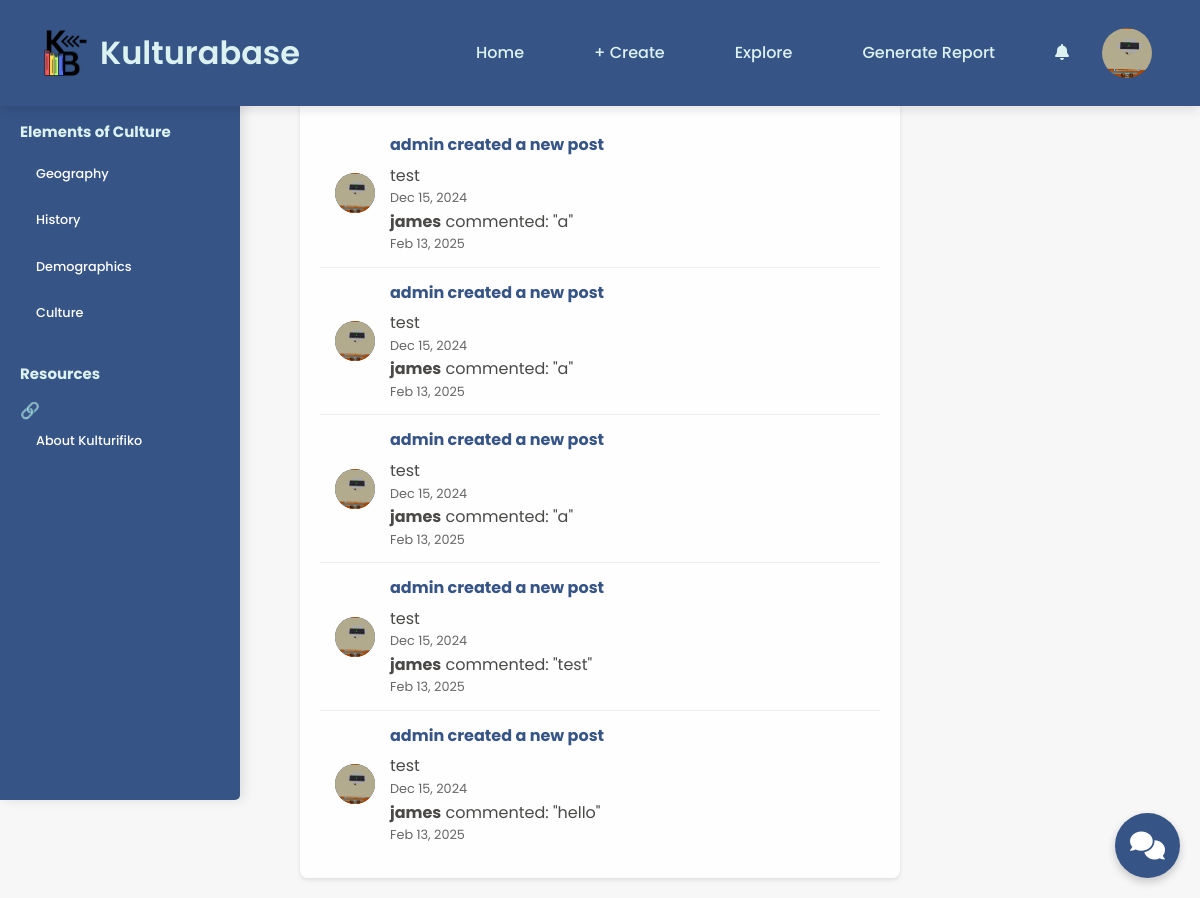
The page /user/notification.php (signed in) on the database its author committed.
### tables this page shows
CREATE TABLE `users` (
  `id` int(11) NOT NULL,
  `email` varchar(255) NOT NULL,
  `username` varchar(255) NOT NULL,
  `password` varchar(255) NOT NULL,
  `full_name` varchar(255) NOT NULL,
  `about` text DEFAULT NULL,
  `location` varchar(255) DEFAULT NULL,
  `birthday` date DEFAULT NULL,
  `website` varchar(255) DEFAULT NULL,
  `skills` text DEFAULT NULL,
  `profile_picture` varchar(255) DEFAULT 'default-avatar.png',
  `isAdmin` tinyint(1) NOT NULL DEFAULT 0
);

CREATE TABLE `comments` (
  `id` int(11) NOT NULL,
  `post_id` int(11) NOT NULL,
  `user_id` int(11) NOT NULL,
  `comment_text` text NOT NULL,
  `created_at` timestamp NOT NULL DEFAULT current_timestamp()
);

CREATE TABLE `posts` (
  `id` int(11) NOT NULL,
  `user_id` int(11) NOT NULL,
  `title` varchar(300) NOT NULL,
  `description` text NOT NULL,
  `file_path` varchar(255) DEFAULT NULL,
  `culture_elements` varchar(255) DEFAULT NULL,
  `learning_styles` varchar(255) DEFAULT NULL,
  `created_at` timestamp NOT NULL DEFAULT current_timestamp()
);

### user/notification.php (the view, shortened to what this page needs)
<?php
require 'db_conn.php';
$isAdmin = $_SESSION['isAdmin'];
?>
<!DOCTYPE html>
<html lang="en">
<head>
    <link rel="stylesheet" href="https://cdnjs.cloudflare.com/ajax/libs/font-awesome/6.0.0-beta3/css/all.min.css">
    <body>
    <?php
    if (isset($_SESSION['isAdmin']) && $_SESSION['isAdmin'] == 1) {
        include 'components/layout/admin/navbar.php';
    } else {
        include 'components/layout/guest/navbar.php';
    }
    ?>
<div class="notification-container">
    <?php
    if ($isAdmin) {
        $query = "SELECT
                    p.title AS post_title,
                    p.created_at AS post_created_at,
                    u.username AS post_creator,
                    u.profile_picture AS user_avatar,
                    c.comment_text,
                    c.created_at AS comment_created_at,
                    c.user_id AS comment_user_id,
                    cu.username AS comment_user,
                    l.created_at AS like_created_at,
                    l.user_id AS like_user_id,
                    lu.username AS like_user
                FROM posts p
                JOIN users u ON p.user_id = u.id
                LEFT JOIN comments c ON p.id = c.post_id
                LEFT JOIN users cu ON c.user_id = cu.id
                LEFT JOIN likes l ON p.id = l.post_id
                LEFT JOIN users lu ON l.user_id = lu.id
                ORDER BY GREATEST(
                    IFNULL(p.created_at, 0),
                    IFNULL(c.created_at, 0),
                    IFNULL(l.created_at, 0)
                ) DESC
                LIMIT 20";
        $stmt = $conn->prepare($query);
    }
    $stmt->execute();
    $result = $stmt->get_result();
    if ($result->num_rows > 0) {
        while ($row = $result->fetch_assoc()) {
            $postTimeAgo = getTimeAgo(strtotime($row['post_created_at']));
            $commentTimeAgo = isset($row['comment_created_at']) ? getTimeAgo(strtotime($row['comment_created_at'])) : null;
            echo '<div class="notification-item">
                    <div class="notification-avatar">';
            if (!empty($row['user_avatar'])) {
                echo '<img src="' . htmlspecialchars($row['user_avatar']) . '" alt="User avatar" style="width: 40px; height: 40px; border-radius: 50%; object-fit: cover;">';
            } else {
                echo htmlspecialchars($row['avatar_letter']);
            }
            echo '</div>
                    <div class="notification-content">';
            echo '<div class="notification-title">
                    ' . htmlspecialchars($row['post_creator']) . ' created a new post
                  </div>
                  <div>' . htmlspecialchars($row['post_title']) . '</div>
                  <div class="notification-time">' . $postTimeAgo . '</div>';
            if (!empty($row['comment_text'])) {
                echo '<div class="notification-comment">
                        <strong>' . htmlspecialchars($row['comment_user']) . '</strong> commented: "' . htmlspecialchars($row['comment_text']) . '"
                      </div>
                      <div class="notification-time">' . $commentTimeAgo . '</div>';
            }
            echo '</div></div>';
        }
    } else {
        echo '<div class="no-notifications">No recent activity</div>';
    }
    function getTimeAgo($timestamp) {
        $time_difference = time() - $timestamp;
        if ($time_difference < 60) {
            return "Just now";
        } elseif ($time_difference < 3600) {
            $minutes = round($time_difference / 60);
            return $minutes . " minute" . ($minutes != 1 ? "s" : "") . " ago";
        } elseif ($time_difference < 86400) {
            $hours = round($time_difference / 3600);
            return $hours . " hour" . ($hours != 1 ? "s" : "") . " ago";
        } elseif ($time_difference < 604800) {
            $days = round($time_difference / 86400);
            return $days . " day" . ($days != 1 ? "s" : "") . " ago";
        } else {
            return date("M j, Y", $timestamp);
        }
    }
    ?>
</div>
<?php include 'components/layout/guest/sidebar.php'; ?>
<?php include 'components/widgets/chat.php'; ?>
</body>
</head>
</html>

### user/components/layout/admin/navbar.php (shortened to what this page needs)
<div class="navbar">
        <div style="display: flex; align-items: center;">
            <img src="assets/logo/logo.png" alt="Kulturifiko Logo">
            <h1>Kulturabase</h1>
        </div>
        <div class="nav-links">
            <a href="home.php" <?php echo basename($_SERVER['PHP_SELF']) == 'home.php' ? 'class="active"' : ''; ?>>Home</a>
            <a href="create-post.php" <?php echo basename($_SERVER['PHP_SELF']) == 'create-post.php' ? 'class="active"' : ''; ?>>+ Create</a>
            <a href="explore.php" <?php echo basename($_SERVER['PHP_SELF']) == 'explore.php' ? 'class="active"' : ''; ?>>Explore</a>
            <a href="generate_report.php" <?php echo basename($_SERVER['PHP_SELF']) == 'generate_report.php' ? 'class="active"' : ''; ?>>Generate Report</a>
            <div class="notification-dropdown">
                <div class="notification-icon" onclick="toggleNotificationDropdown()">
                    <i class="fas fa-bell"></i>
                </div>
            </div>
            <div class="user-dropdown">
                <div class="user-info" onclick="toggleUserDropdown()">
                    <?php
                    $user_id = $_SESSION['user_id'];
                    $query = "SELECT profile_picture, username FROM users WHERE id = ?";
                    $stmt = $conn->prepare($query);
                    $stmt->bind_param("i", $user_id);
                    $stmt->execute();
                    $result = $stmt->get_result();
                    $user = $result->fetch_assoc();
                    if ($user && !empty($user['profile_picture'])) {
                        $avatar_url = $user['profile_picture'];
                    } else {
                        $avatar_url = 'assets/default-avatar.png';
                    }
                    ?>
                    <img src="<?php echo htmlspecialchars($avatar_url); ?>" alt="Profile" class="user-avatar">
                </div>
            </div>
        </div>
    </div>

### user/components/layout/guest/sidebar.php (shortened to what this page needs)
<div class="sidebar">
    <div class="menu-section">
        <h3>Elements of Culture</h3>
        <div class="menu-item">
            <ul>
                <li><a href="geography.php" <?php echo basename($_SERVER['PHP_SELF']) == 'geography.php' ? 'class="active"' : ''; ?>>Geography</a></li>
                <li><a href="history.php" <?php echo basename($_SERVER['PHP_SELF']) == 'history.php' ? 'class="active"' : ''; ?>>History</a></li>
                <li><a href="demographics.php" <?php echo basename($_SERVER['PHP_SELF']) == 'demographics.php' ? 'class="active"' : ''; ?>>Demographics</a></li>
                <li><a href="culture.php" <?php echo basename($_SERVER['PHP_SELF']) == 'culture.php' ? 'class="active"' : ''; ?>>Culture</a></li>
            </ul>
        </div>
    </div>
    <div class="menu-section">
        <h3>Resources</h3>
        <div class="menu-item">
            <span>🔗</span>
            <a href="#">About Kulturifiko</a>
        </div>
    </div>
</div>

### user/components/widgets/chat.php (shortened to what this page needs)
<!DOCTYPE html>
<html>
<head>
    <link rel="stylesheet" href="https://cdnjs.cloudflare.com/ajax/libs/font-awesome/6.0.0/css/all.min.css">
</head>
<body>
    <div class="chat-widget">
        <div class="chat-bubble pulse" id="chatBubble">
            <i class="fas fa-comments"></i>
        </div>
    </div>
</body>
</html>

### user/notification.php (style rules this page uses)
* { margin: 0; padding: 0; box-sizing: border-box; }
body { font-family: 'Poppins', sans-serif; background-color: #f7f7f7; color: #4A4947; line-height: 1.6; padding-top: 80px; }
.notification-container { max-width: 600px; margin: 20px auto; padding: 20px; background-color: rgba(255, 255, 255, 0.9); border-radius: 8px; box-shadow: 0 2px 4px rgba(0, 0, 0, 0.1); }
.notification-item { display: flex; align-items: center; padding: 15px; border-bottom: 1px solid #eee; transition: background-color 0.3s; }
.notification-item:last-child { border-bottom: none; }
.notification-avatar { width: 40px; height: 40px; border-radius: 50%; background-color: #365486; display: flex; align-items: center; justify-content: center; margin-right: 15px; color: white; font-weight: bold; }
.notification-content { flex: 1; }
.notification-title { font-weight: bold; color: #365486; margin-bottom: 5px; }
.notification-time { font-size: 0.8em; color: #666; }

### user/components/layout/admin/navbar.php (style rules this page uses)
.navbar { display: flex; justify-content: space-between; align-items: center; background-color: #365486; padding: 20px 40px; position: fixed; width: 100%; top: 0; z-index: 1000; box-shadow: 0 4px 10px rgba(0, 0, 0, 0.1); }
.navbar img { height: 50px; width: 50px; }
.navbar h1 { color: #DCF2F1; font-size: 2rem; font-weight: 600; margin-left: 10px; }
.navbar a { color: #DCF2F1; text-decoration: none; margin: 0 15px; font-size: 1rem; font-weight: 500; padding: 10px 20px; border-radius: 30px; transition: background-color 0.3s ease, color 0.3s ease; }
.nav-links { display: flex; align-items: center; }
.user-dropdown { position: relative; display: inline-block; margin-left: 15px; }
.user-info { display: flex; align-items: center; cursor: pointer; padding: 8px; border-radius: 50px; transition: background-color 0.3s ease; }
.user-avatar { width: 45px; height: 45px; border-radius: 50%; object-fit: cover; margin-right: 0; border: none; padding: 0; display: block; flex-shrink: 0; }
.notification-dropdown { position: relative; display: inline-block; margin-left: 15px; }
.notification-icon { cursor: pointer; padding: 10px; color: #DCF2F1; }
.notification-item { padding: 12px 15px; border-bottom: 1px solid #eee; display: flex; align-items: center; }

### user/components/layout/guest/sidebar.php (style rules this page uses)
.sidebar { position: fixed; top: 60px; left: 0; width: 240px; height: calc(100vh - 60px); background-color: #365486; padding: 30px 0; z-index: 999; display: flex; flex-direction: column; align-items: center; overflow-y: auto; box-shadow: 4px 0 12px rgba(0, 0, 0, 0.1); border-radius: 0 5px 5px 0; transition: transform 0.3s ease-in-out; }
.menu-section { width: 100%; padding: 0 20px; margin-bottom: 20px; }
.menu-section h3 { font-size: 15px; margin-bottom: 12px; color: #DCF2F1; }
.menu-item { width: 100%; margin: 3px 0; }
.menu-item ul { list-style: none; padding: 0; width: 100%; }
.menu-item li { margin-bottom: 10px; }
.menu-item a { color: #ffffff; text-decoration: none; font-size: 0.8rem; font-weight: 500; padding: 8px 16px; border-radius: 30px; display: block; transition: all 0.2s ease; }
.menu-item span { margin-right: 8px; }

### user/components/widgets/chat.php (style rules this page uses)
.chat-widget { position: fixed; bottom: 20px; right: 20px; z-index: 1000; }
.chat-bubble { width: 65px; height: 65px; background: #365486; border-radius: 50%; display: flex; justify-content: center; align-items: center; cursor: pointer; box-shadow: 0 4px 8px rgba(0,0,0,0.2); transition: all 0.3s ease; opacity: 1; }
.chat-bubble i { color: white; font-size: 28px; }
.pulse { animation: pulse 2s infinite; }

### rows shown on the page
users: profile_picture (picture)
comments: users.profile_picture (picture), users.username "admin", post.title "test", post.created_at "Dec 15, 2024", user.username "james", comment_text "a", created_at "Feb 13, 2025"
comments: users.profile_picture (picture), users.username "admin", post.title "test", post.created_at "Dec 15, 2024", user.username "james", comment_text "a", created_at "Feb 13, 2025"
comments: users.profile_picture (picture), users.username "admin", post.title "test", post.created_at "Dec 15, 2024", user.username "james", comment_text "a", created_at "Feb 13, 2025"
comments: users.profile_picture (picture), users.username "admin", post.title "test", post.created_at "Dec 15, 2024", user.username "james", comment_text "test", created_at "Feb 13, 2025"
comments: users.profile_picture (picture), users.username "admin", post.title "test", post.created_at "Dec 15, 2024", user.username "james", comment_text "hello", created_at "Feb 13, 2025"
